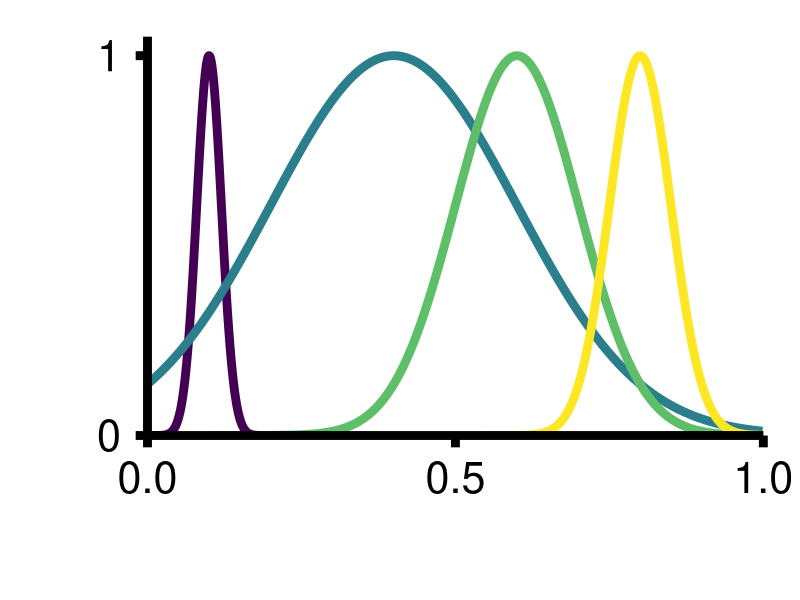
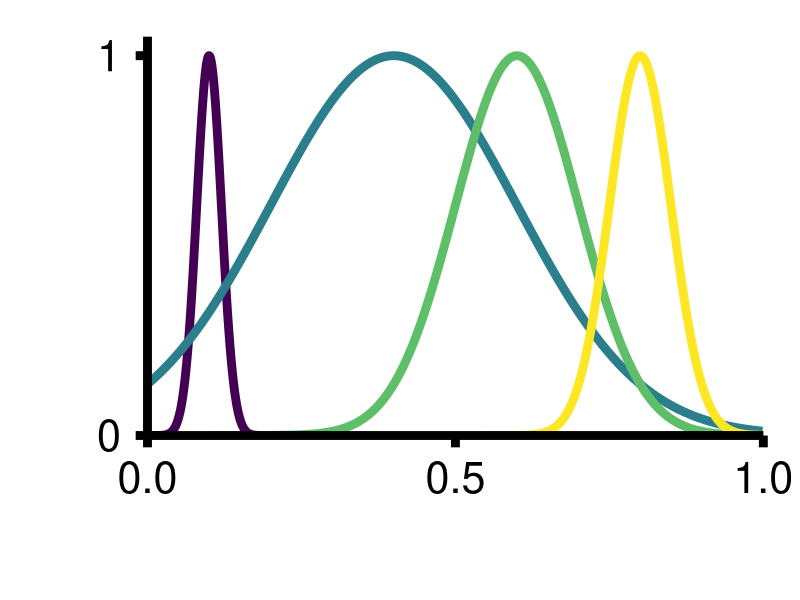

Reproduce these figures in R, in order.
library(ggplot2)
library(dplyr)
library(tidyr)
library(viridis)

# === Parameters ===
hopt_vals <- c(0.1, 0.4, 0.6, 0.8)
sigma_vals <- c(0.02, 0.2, 0.1, 0.05)

# === Generate data ===
df <- purrr::map2_dfr(hopt_vals, sigma_vals, function(hopt, sigma_h) {
  x_local <- seq(hopt - 5 * sigma_h, hopt + 5 * sigma_h, length.out = 300)
  x_local <- x_local[x_local >= 0 & x_local <= 1]
  data.frame(
    x = x_local,
    hopt = hopt,
    sigma_h = sigma_h,
    fitness = exp(-((x_local - hopt)^2) / (2 * sigma_h^2))
  )
})

# === Plot ===
ggplot(df, aes(x = x, y = fitness, group = hopt, color = hopt)) +
  geom_line(linewidth = 3.0) +
  scale_color_viridis_c(option = "D") +#limits = c(0, 1)) +
  scale_x_continuous(breaks = c(0, 0.5, 1), limits = c(0, 1), expand = c(0, 0)) +
  scale_y_continuous(breaks = c(0, 1), limits = c(0, 1.05), expand = c(0, 0)) +
  labs(x = " ", y = " ") +
  theme_minimal(base_size = 53) +
  theme(
    legend.position = "none",
    panel.grid = element_blank(),
    panel.border = element_blank(),
    axis.line.x = element_line(color = "black", linewidth = 3),
    axis.line.y = element_line(color = "black", linewidth = 3),
    axis.ticks = element_line(color = "black", linewidth = 3),
    axis.ticks.length = unit(0.3, "cm"),
    axis.text = element_text(size = 31, color = "black"),
    axis.title = element_text(size = 32, color = "black")
  )

# === Save as SVG ===
ggsave("habitat_partitioning_varsigmah.svg", width = 5*3.5/1.65, height = 5*1.5/1.65, dpi = 300)
